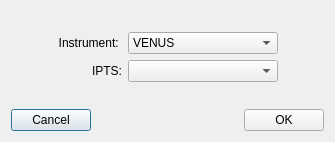
<?xml version="1.0" encoding="UTF-8"?>
<ui version="4.0">
 <class>Dialog</class>
 <widget class="QDialog" name="Dialog">
  <property name="windowModality">
   <enum>Qt::ApplicationModal</enum>
  </property>
  <property name="geometry">
   <rect>
    <x>0</x>
    <y>0</y>
    <width>335</width>
    <height>142</height>
   </rect>
  </property>
  <property name="windowTitle">
   <string>Dialog</string>
  </property>
  <layout class="QVBoxLayout" name="verticalLayout">
   <item>
    <spacer name="verticalSpacer">
     <property name="orientation">
      <enum>Qt::Vertical</enum>
     </property>
     <property name="sizeHint" stdset="0">
      <size>
       <width>20</width>
       <height>1</height>
      </size>
     </property>
    </spacer>
   </item>
   <item>
    <layout class="QGridLayout" name="gridLayout">
     <item row="0" column="3">
      <spacer name="horizontalSpacer_2">
       <property name="orientation">
        <enum>Qt::Horizontal</enum>
       </property>
       <property name="sizeHint" stdset="0">
        <size>
         <width>40</width>
         <height>20</height>
        </size>
       </property>
      </spacer>
     </item>
     <item row="0" column="1">
      <widget class="QLabel" name="label">
       <property name="text">
        <string>Instrument: </string>
       </property>
       <property name="alignment">
        <set>Qt::AlignRight|Qt::AlignTrailing|Qt::AlignVCenter</set>
       </property>
      </widget>
     </item>
     <item row="1" column="2">
      <widget class="QComboBox" name="ipts_comboBox"/>
     </item>
     <item row="1" column="1">
      <widget class="QLabel" name="label_2">
       <property name="text">
        <string>IPTS:</string>
       </property>
       <property name="alignment">
        <set>Qt::AlignRight|Qt::AlignTrailing|Qt::AlignVCenter</set>
       </property>
      </widget>
     </item>
     <item row="0" column="2">
      <widget class="QComboBox" name="instrument_comboBox">
       <property name="minimumSize">
        <size>
         <width>150</width>
         <height>0</height>
        </size>
       </property>
       <item>
        <property name="text">
         <string>VENUS</string>
        </property>
       </item>
       <item>
        <property name="text">
         <string>SNAP</string>
        </property>
       </item>
       <item>
        <property name="text">
         <string>MARS</string>
        </property>
       </item>
      </widget>
     </item>
     <item row="0" column="0">
      <spacer name="horizontalSpacer_4">
       <property name="orientation">
        <enum>Qt::Horizontal</enum>
       </property>
       <property name="sizeHint" stdset="0">
        <size>
         <width>40</width>
         <height>20</height>
        </size>
       </property>
      </spacer>
     </item>
    </layout>
   </item>
   <item>
    <spacer name="verticalSpacer_2">
     <property name="orientation">
      <enum>Qt::Vertical</enum>
     </property>
     <property name="sizeHint" stdset="0">
      <size>
       <width>20</width>
       <height>2</height>
      </size>
     </property>
    </spacer>
   </item>
   <item>
    <layout class="QHBoxLayout" name="horizontalLayout">
     <item>
      <widget class="QPushButton" name="cancel_pushButton">
       <property name="text">
        <string>Cancel</string>
       </property>
      </widget>
     </item>
     <item>
      <spacer name="horizontalSpacer">
       <property name="orientation">
        <enum>Qt::Horizontal</enum>
       </property>
       <property name="sizeHint" stdset="0">
        <size>
         <width>40</width>
         <height>20</height>
        </size>
       </property>
      </spacer>
     </item>
     <item>
      <widget class="QPushButton" name="ok_pushButton">
       <property name="text">
        <string>OK</string>
       </property>
      </widget>
     </item>
    </layout>
   </item>
  </layout>
 </widget>
 <resources/>
 <connections>
  <connection>
   <sender>instrument_comboBox</sender>
   <signal>currentTextChanged(QString)</signal>
   <receiver>Dialog</receiver>
   <slot>instrument_changed()</slot>
   <hints>
    <hint type="sourcelabel">
     <x>308</x>
     <y>147</y>
    </hint>
    <hint type="destinationlabel">
     <x>19</x>
     <y>56</y>
    </hint>
   </hints>
  </connection>
  <connection>
   <sender>cancel_pushButton</sender>
   <signal>clicked()</signal>
   <receiver>Dialog</receiver>
   <slot>reject()</slot>
   <hints>
    <hint type="sourcelabel">
     <x>62</x>
     <y>309</y>
    </hint>
    <hint type="destinationlabel">
     <x>154</x>
     <y>297</y>
    </hint>
   </hints>
  </connection>
  <connection>
   <sender>ok_pushButton</sender>
   <signal>clicked()</signal>
   <receiver>Dialog</receiver>
   <slot>accept()</slot>
   <hints>
    <hint type="sourcelabel">
     <x>343</x>
     <y>316</y>
    </hint>
    <hint type="destinationlabel">
     <x>253</x>
     <y>304</y>
    </hint>
   </hints>
  </connection>
 </connections>
 <slots>
  <slot>instrument_changed()</slot>
 </slots>
</ui>
